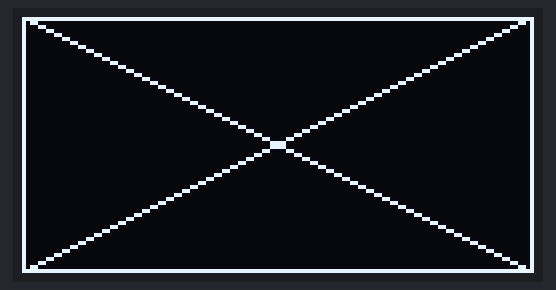
Bench run of a sketch on a simulated ESP32. Parts: 128×64 one-colour display. Wiring (inferred from the names in the program): SSD1306 OLED at I2C address 0x3C.

Above: at 1.6 s.
At 4.2 s:
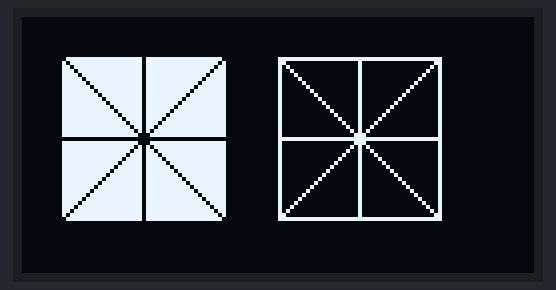
At 10.6 s:
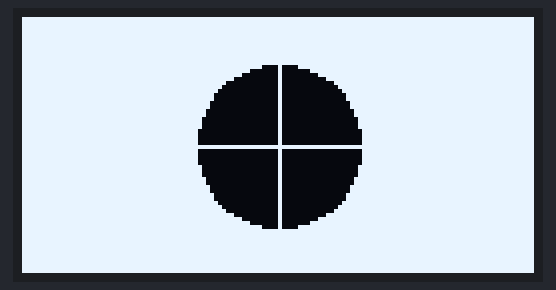
At 18.4 s:
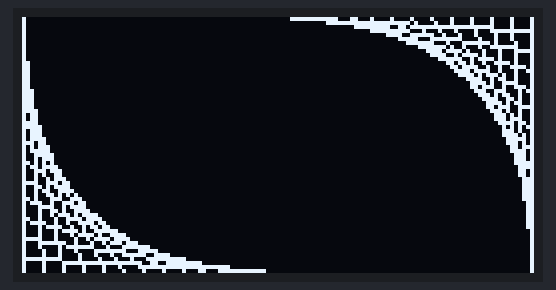
At 25.1 s:
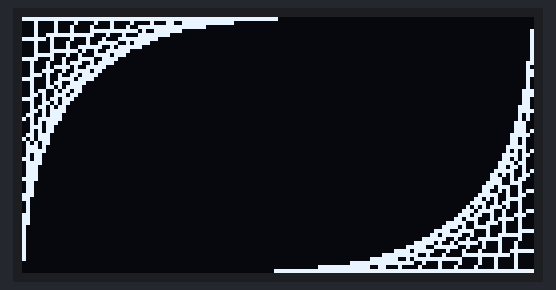
At 32.8 s:
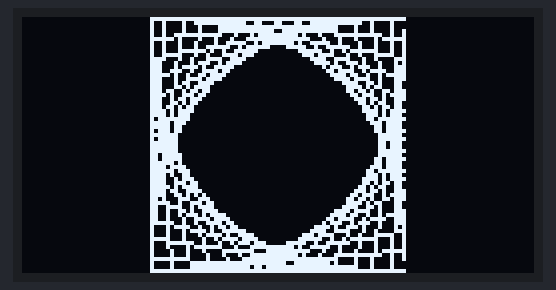

The sketch:

ssd1306_esp32.ino
```cpp
#include "Wire.h"

const uint8_t ADDRES_OLED =  0x3C;
const int SDA_OLED =  21;
const int SCL_OLED =  22;
const uint32_t Frequensy_OLED = 400000; //Max=400kHz

uint8_t segment[128][8] = { 0 };

//************* setup **************************
void setup() {
  Serial.begin(115200);

  SSD1306_Init(); //OLED ssd1306 初期化
  delay(1000);
  Clear_Display_All();
}
//************** main loop *********************
void loop() {
  int i;

  Draw_Rectangle_Line(0,0,127,63, "white");
  Draw_Line(0, 0, 127, 63, "white");
  Draw_Line(127, 0, 0, 63, "white");
  delay(2000);
  Clear_Display_All();

  Draw_Rectangle_Fill(10,10,50,50, "white");
  Draw_Line(10,10,50,50, "black");
  Draw_Line(50,10,10,50, "black");
  Draw_Vertical_Line(30, 10, 50, "black");
  Draw_Horizontal_Line(10, 50, 30, "black");
  Draw_Rectangle_Line(64,10,104,50,"white");
  Draw_Line(64,10,104,50, "white");
  Draw_Line(104,10,64,50, "white");
  Draw_Vertical_Line(84, 10, 50, "white");
  Draw_Horizontal_Line(64, 104, 30, "white");
  delay(2000);
  Clear_Display_All();

  Draw_Circle_Fill(30, 32, 20, "white");
  Draw_Vertical_Line(30, 12, 52, "black");
  Draw_Horizontal_Line(10, 50, 32, "black");
  Draw_Circle_Line(84, 32, 20, "white");
  Draw_Vertical_Line(84, 12, 52, "white");
  Draw_Horizontal_Line(64, 104, 32, "white");
  delay(1000);
  Clear_Display_All();

  Draw_Rectangle_Fill(0,0,127,63, "white");
  Draw_Circle_Fill(64, 32, 20, "black");
  Draw_Vertical_Line(64, 12, 52, "white");
  Draw_Horizontal_Line(44, 84, 32, "white");
  delay(2000);
  Clear_Display_All();

  Draw_Rectangle_Fill(0,0,127,63, "white");
  Draw_Rectangle_Fill(44,12,84,52, "black");
  Draw_Vertical_Line(64, 12, 52, "white");
  Draw_Horizontal_Line(44, 84, 32, "white");
  delay(2000);
  Clear_Display_All();

  //---------LINE------------------------
  for(i=0; i<64; i=i+5){
    Draw_Line(0, i, i, 63, "white");
    Draw_Line(127-i, 0, 127, 63-i, "white");
    delay(100);
  }
  delay(2000);
  Clear_Display_All();

  for(i=0; i<64; i=i+5){
    Draw_Line(32, i, 32+i, 63, "white");
    Draw_Line(32+i, 0, 95, i, "white");
  }
  delay(2000);
  Clear_Display_All();

  for(i=0; i<64; i=i+5){
    Draw_Line(0, i, 63-i, 0, "white");
    Draw_Line(63+i, 63, 127, 63-i, "white");
  }
  delay(2000);
  Clear_Display_All();

  for(i=0; i<64; i=i+5){
    Draw_Line(32, i, 95-i, 0, "white");
    Draw_Line(32+i, 63, 95, 63-i, "white");
  }
  delay(2000);
  Clear_Display_All();

  for(i=0; i<64; i=i+5){
    Draw_Line(32, i, 32+i, 63, "white");
    Draw_Line(32+i, 0, 95, i, "white");
  }
  for(i=0; i<64; i=i+5){
    Draw_Line(32, i, 95-i, 0, "white");
    Draw_Line(32+i, 63, 95, 63-i, "white");
  }
  delay(2000);
  Clear_Display_All();

  for(i=0; i<64; i=i+5){
    Draw_Line(127-i, 0, 0, i, "white");
    Draw_Line(i, 63, 127, 63-i, "white");
  }
  for(i=65; i<128; i=i+5){
    Draw_Line(127-i, 0, 0, 63, "white");
    Draw_Line(i, 63, 127, 0, "white");
  }
  Draw_Circle_Fill(64, 32, 20, "white");
  Draw_Vertical_Line(64, 12, 52, "black");
  Draw_Horizontal_Line(44, 84, 32, "black");
  delay(2000);
  Clear_Display_All();

  Draw_Rectangle_Fill(0,0,127,63, "white");
  for(i=0; i<64; i=i+5){
    Draw_Line(127-i, 0, 0, i, "black");
    Draw_Line(i, 63, 127, 63-i, "black");
  }
  for(i=65; i<128; i=i+5){
    Draw_Line(127-i, 0, 0, 63, "black");
    Draw_Line(i, 63, 127, 0, "black");
  }
  Draw_Circle_Fill(64, 32, 20, "black");
  Draw_Vertical_Line(64, 12, 52, "white");
  Draw_Horizontal_Line(44, 84, 32, "white");
  delay(2000);

  //------Brightness Fade Out Fade In--------------
  for(i=255; i>=0; i--){
    Brightness(i);
    delay(10);
  }
  for(i=0; i<255; i++){
    Brightness(i);
    delay(10);
  }
  delay(1000);
  Clear_Display_All();
  Brightness(255);

  //--------Graph-----------------
  for(i=45; i>=0; i=i-8){
    Draw_Horizontal_Line(8, 10, i, "white");
  }
  Draw_Horizontal_Line(8, 127, 53, "white");
  Draw_Vertical_Line(10, 0, 55, "white");
  for(i=16; i<128; i=i+8){
    Draw_Vertical_Line(i, 53, 55, "white");
  }

  delay(3000);
  Clear_Display_All();
}
//******************************************
void SSD1306_Init(){
  Wire.begin(SDA_OLED, SCL_OLED);
  Wire.setClock(Frequensy_OLED);
  delay(100);

  Wire.beginTransmission(ADDRES_OLED);
    Wire.write(0b00000000); //control byte, Co bit = 0 (continue), D/C# = 0 (command) Max=31byte
      Wire.write(0xAE); //display off
    Wire.write(0b00000000);
      Wire.write(0xA8); //Set Multiplex Ratio  0xA8, 0x3F
        Wire.write(0b00111111); //64MUX
    Wire.write(0b00000000);
      Wire.write(0xD3); //Set Display Offset 0xD3, 0x00
        Wire.write(0x00);
    Wire.write(0b00000000);
      Wire.write(0x40); //Set Display Start Line 0x40
    Wire.write(0b00000000);
      Wire.write(0xA1); //Set Segment re-map 0xA0/0xA1
    Wire.write(0b00000000);
      Wire.write(0xC8); //Set COM Output Scan Direction 0xC0,/0xC8
    Wire.write(0b00000000);
      Wire.write(0xDA); //Set COM Pins hardware configuration 0xDA, 0x02
        Wire.write(0b00010010);
    Wire.write(0b00000000);
      Wire.write(0x81); //Set Contrast Control 0x81, default=0x7F
        Wire.write(255); //0-255
    Wire.write(0b00000000);
      Wire.write(0xA4); //Disable Entire Display On
    Wire.write(0b00000000);
      Wire.write(0xA6); //Set Normal Display 0xA6, Inverse display 0xA7
    Wire.write(0b00000000);
      Wire.write(0xD5); //Set Display Clock Divide Ratio/Oscillator Frequency 0xD5, 0x80
        Wire.write(0b10000000);
    Wire.write(0b00000000);
      Wire.write(0x20); //Set Memory Addressing Mode
        Wire.write(0x10); //Page addressing mode
  Wire.endTransmission();
  Wire.beginTransmission(ADDRES_OLED);
    Wire.write(0b00000000);
      Wire.write(0x22); //Set Page Address
        Wire.write(0); //Start page set
        Wire.write(7); //End page set
    Wire.write(0b00000000);
      Wire.write(0x21); //set Column Address
        Wire.write(0); //Column Start Address
        Wire.write(127); //Column Stop Address
    Wire.write(0b00000000);
      Wire.write(0x8D); //Set Enable charge pump regulator 0x8D, 0x14
        Wire.write(0x14);
    Wire.write(0b00000000);
      Wire.write(0xAF); //Display On 0xAF
  Wire.endTransmission();
}
//**************************************************
void Clear_Display_All(){
  uint8_t i, j, k;

  for(i = 0; i < 8; i++){//Page(0-7)
    Column_Page_Set(0, 127, i);

    for(j = 0; j < 16; j++){//column = 8byte x 16
      Wire.beginTransmission(ADDRES_OLED);
      Wire.write(0b01000000); //control byte, Co bit = 0 (continue), D/C# = 1 (data)
      for(k = 0; k < 8; k++){ //continue to 31byte
        Wire.write(0x00);
      }
      Wire.endTransmission();
    }
    //delay(1);
  }

  for(i=0; i<128; i++){
    for(j=0; j<8; j++){
       segment[i][j] = 0;
    }
  }
}
//**************************************************
void Clear_Page(uint8_t x0, uint8_t p0, uint8_t x1, uint8_t p1){
  uint8_t i, j, k;

  for(i = p0; i < p1; i++){//Page(0-7)
    Column_Page_Set(x0, x1, i);

    for(j = 0; j < 16; j++){//column = 8byte x 16
      Wire.beginTransmission(ADDRES_OLED);
      Wire.write(0b01000000); //control byte, Co bit = 0 (continue), D/C# = 1 (data)
      for(k = 0; k < 8; k++){ //continue to 31byte
        Wire.write(0x00);
      }
      Wire.endTransmission();
    }
    //delay(1);
  }

  for(i=0; i<128; i++){
    for(j=0; j<8; j++){
       segment[i][j] = 0;
    }
  }
}
//*************************************************
void Brightness(uint8_t brightness){
  Wire.beginTransmission(ADDRES_OLED);
    Wire.write(0b00000000); //control byte, Co bit = 1 (One command only), D/C# = 0 (command)
      Wire.write(0x81); //Set Contrast Control 0x81, default=0x7F
        Wire.write(brightness); //0-255
  Wire.endTransmission();
}
//*************************************************
void Draw_Line(int16_t x0, int16_t y0, int16_t x1, int16_t y1, String BW){
  if(x0 > 127) x0 = 127;
  if(x1 > 127) x1 = 127;
  if(y0 > 63) y0 = 63;
  if(y1 > 63) y1 = 63;

  if(x0 == x1 && y0 == y1) return;

  int i;
  int16_t X0 = x0, X1 = x1;
  int16_t Y0 = y0, Y1 = y1;

  int16_t Y = 0, X = 0;
  int16_t length_x = X1 - X0;
  int16_t length_y = Y1 - Y0;

  if(abs(length_x) > abs(length_y)){
    float degY = ((float)length_y) / ((float)length_x);
    if(X0<X1){
      for(i=X0; i<(X1+1); i++){
        Y = Y0 + round((i-X0) * degY);
        Draw_Pixel(i, Y, BW);
      }
    }else{
      for(i=X0; i>=X1; i--){
        Y = Y0 + round((i-X0) * degY);
        Draw_Pixel(i, Y, BW);
      }
    }
  }else{
    float degX = ((float)length_x) / ((float)length_y);

    if(Y0<Y1){
      for(i=Y0; i<(Y1+1); i++){
        X = X0 + round((i-Y0) * degX);
        Draw_Pixel(X, i, BW);
      }
    }else{
      for(i=Y0; i>=Y1; i--){
        X = X0 + round((i-Y0) * degX);
        Draw_Pixel(X, i, BW);
      }
    }
  }
  yield();
}
//***********************************************
void Draw_Circle_Fill(uint8_t x0, uint8_t y0, uint16_t r, String BW){
  uint8_t x1, y1;
  int i;

  for(i=0; i<360; i++){
    x1 = round( (float)(x0 + (r * cos(radians(i)))) );
    y1 = round( (float)(y0 + (r * sin(radians(i)))) );
    Draw_Vertical_Line(x1, y0, y1, BW);
  }
}
//***********************************************
void Draw_Circle_Line(uint8_t x0, uint8_t y0, uint16_t r, String BW){
  int i;
  uint8_t x1, y1;

  for(i=0; i<360; i++){
    x1 = round( (float)(x0 + (r * cos(radians(i)))) );
    y1 = round( (float)(y0 + (r * sin(radians(i)))) );
    Draw_Pixel(x1, y1, BW);
  }
}
//************************************************
void Draw_Rectangle_Line(uint8_t x0, uint8_t y0, uint8_t x1, uint8_t y1, String BW){
  Draw_Horizontal_Line(x0, x1, y0, BW);
  Draw_Horizontal_Line(x0, x1, y1, BW);
  Draw_Vertical_Line(x0, y0, y1, BW);
  Draw_Vertical_Line(x1, y0, y1, BW);
}
//************************************************
void Draw_Rectangle_Fill(uint8_t x0, uint8_t y0, uint8_t x1, uint8_t y1, String BW){
  // x0 < x1, y0 < y1
  int i;
  for(i=x0; i<(x1+1); i++){
    Draw_Vertical_Line(i, y0, y1, BW);
  }
}
//***********************************************
void Draw_Pixel(uint8_t x0, uint8_t y0, String BW){
  if(x0 > 127) x0 = 127;
  if(y0 > 63) y0 = 63;

  uint8_t page = floor(y0 / 8);

  if(BW == "white"){
    segment[x0][page] = segment[x0][page] | (0x01 << (y0 % 8));
  }
  if(BW == "black"){
    segment[x0][page] = segment[x0][page] & ~(0x01 << (y0 % 8));
  }

  Column_Page_Set(x0, x0, page);
  Data_Send(segment[x0][page]);
}
//***********************************************
void Draw_Vertical_Line(uint8_t x0, uint8_t y0, uint8_t y1, String BW){
  if(x0 > 127) x0 = 127;
  if(y0 > 63) y0 = 63;
  if(y1 > 63) y1 = 63;

  if(y0 == y1) return;

  int i;
  uint8_t Y0 = y0, Y1 = y1;

  if(y1 < y0){
    Y0 = y1; Y1 = y0;
  }

  uint8_t pageA = floor(Y0 / 8);
  uint8_t pageB = floor(Y1 / 8);

  uint8_t pA = (uint8_t)(0xFF << (Y0 % 8));
  uint8_t pB = ~( (uint8_t)(0xFF << ((Y1 % 8)+1)) );

  if(pageA == pageB){
    if(BW == "black"){
      segment[x0][pageA] = segment[x0][pageA] & ~(pA & pB);
    }else{
      segment[x0][pageA] = segment[x0][pageA] | (pA & pB);
    }

    Column_Page_Set(x0, x0, pageA);
    Data_Send(segment[x0][pageA]);
  }else{
    if(BW == "black"){
      segment[x0][pageA] = segment[x0][pageA] & ~pA;
      segment[x0][pageB] = segment[x0][pageB] & ~pB;
    }else{
      segment[x0][pageA] = segment[x0][pageA] | pA;
      segment[x0][pageB] = segment[x0][pageB] | pB;
    }

    Column_Page_Set(x0, x0, pageA);
    Data_Send(segment[x0][pageA]);

    for(i=(pageA+1); i<pageB; i++){
      Column_Page_Set(x0, x0, i);

      if(BW == "black"){
        segment[x0][i] = 0x00;
      }else{
        segment[x0][i] = 0xFF;
      }
      Data_Send(segment[x0][i]);
    }

    Column_Page_Set(x0, x0, pageB);
    Data_Send(segment[x0][pageB]);
  }
  yield();
}
//********************************************
void Draw_Horizontal_Line(uint8_t x0, uint8_t x1, uint8_t y0, String BW){
  if(x0 > 127) x0 = 127;
  if(x1 > 127) x1 = 127;
  if(y0 > 63) y0 = 63;

  if(x0 == x1) return;

  int i;
  uint8_t X0 = x0, X1 = x1;
  uint8_t page = floor(y0 / 8);
  uint8_t b;

  if(x1 < x0){
    X0 = x1; X1 = x0;
  }

  b = 0x01 << (y0 % 8);

  Column_Page_Set(X0, X1, page);

  for(i=X0; i< (X1+1); i++){//column = 8byte x 16
    if(BW == "black"){
      segment[i][page] = segment[i][page] & ~b;
    }else{
      segment[i][page] = segment[i][page] | b;
    }
    Data_Send(segment[i][page]);
  }
  yield();
}
//******************************************
void Column_Page_Set(uint8_t x0, uint8_t x1, uint8_t page){
  Wire.beginTransmission(ADDRES_OLED);
    Wire.write(0b00000000); //control byte, Co bit = 0 (continue), D/C# = 0 (command) Max=31byte
      Wire.write(0xB0 | page ); //set page start address(B0～B7)
    Wire.write(0b00000000);
      Wire.write(0x21); //set Column Address
        Wire.write(x0); //Column Start Address(0-127)
        Wire.write(x1); //Column Stop Address(0-127)
  Wire.endTransmission();
}
//*****************************************
void Data_Send(uint8_t data){
  Wire.beginTransmission(ADDRES_OLED);
    Wire.write(0b01000000);
      Wire.write(data);
  Wire.endTransmission();
}
```

Measured:
- what the display in image 0 shows lasts 2.6 s, from 1.5 s to 4.1 s
- what the display in image 1 shows lasts 3.4 s, from 4.1 s to 7.5 s
- what the display in image 2 shows lasts 3.3 s, from 10.5 s to 13.8 s
- what the display in image 5 shows lasts 6.9 s, from 32.8 s to 39.7 s
